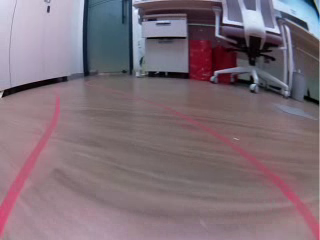
#> input picture frame 19 of car_video.avi, 320 x 240 px
$ python jd_6_cv_lane_simulator_pc.py
#> lines starting #> are read from the running program, lines starting #| are printed output that depends on the picture; after the words box and inside, x2 and y2 are one past the last pixel; in counts of white or black regions, pixels touching at a corner belong together
### jd_opencv_lane_detect.py
import cv2
import numpy as np
import logging
import math
import datetime
import sys

show_image = False

# Black tape detector tuning for the 320x240 Pi camera image.  Ratios are
# used for geometry/area checks so the detector still behaves sensibly if a
# different resolution is delivered.
BLACK_VALUE_MAX = 110
ROI_TOP_RATIO = 0.5
MIN_COMPONENT_AREA_RATIO = 0.005
MAX_COMPONENT_AREA_RATIO = 0.14
MIN_COMPONENT_ELONGATION = 1.7
MIN_COMPONENT_THICKNESS_RATIO = 0.0125
MIN_VERTICAL_DIRECTION = 0.22
MIN_COMPONENT_BOTTOM_RATIO = 0.75
MIN_LANE_SEPARATION_RATIO = 0.12
EXPECTED_HALF_LANE_WIDTH_RATIO = 0.19


class JdOpencvLaneDetect(object):
    def __init__(self):
        self.curr_steering_angle = 90

    def get_lane(self, frame):
        show_image("orignal", frame)
        lane_lines, frame = detect_lane(frame)
        return lane_lines, frame

    def get_steering_angle(self, img_lane, lane_lines):
        if len(lane_lines) == 0:
            return 0, None
        new_steering_angle = compute_steering_angle(img_lane, lane_lines)
        self.curr_steering_angle = stabilize_steering_angle(self.curr_steering_angle, new_steering_angle, len(lane_lines))

        curr_heading_image = display_heading_line(img_lane, self.curr_steering_angle)
        show_image("heading", curr_heading_image)

        return self.curr_steering_angle, curr_heading_image

    # [7 lines left out: function get_raw_steering_angle, not called in this run]

############################
# Frame processing steps
############################
def detect_lane(frame):
    logging.debug('detecting lane lines...')
    black_mask = detect_black_mask(frame)
    show_image('black mask', black_mask)

    cropped_mask = region_of_interest(black_mask)
    show_image('black mask cropped', cropped_mask)

    edges = cv2.Canny(cropped_mask, 100, 200)
    show_image('edges', edges)

    # The course is bounded by two thick black tape lines.  Treat each tape
    # strip as an elongated connected component instead of looking only at
    # its Hough edges.  This also handles a nearly vertical boundary, which
    # the old slope calculation discarded when x1 == x2.
    lane_lines = detect_lane_components(frame, cropped_mask)
    lane_lines_image = display_lines(frame, lane_lines)
    show_image("lane lines images", lane_lines_image)

    return lane_lines, lane_lines_image

def detect_black_mask(frame):
    """Return a binary mask for black tape candidates."""
    hsv = cv2.cvtColor(frame, cv2.COLOR_BGR2HSV)
    show_image("hsv", hsv)
    lower_black = np.array([0, 0, 0])
    upper_black = np.array([180, 255, BLACK_VALUE_MAX])
    mask = cv2.inRange(hsv, lower_black, upper_black)

    # Join small compression/motion-blur gaps without growing thin floor
    # seams enough to pass the component filters below.
    kernel = cv2.getStructuringElement(cv2.MORPH_RECT, (5, 3))
    return cv2.morphologyEx(mask, cv2.MORPH_CLOSE, kernel)


def detect_lane_components(frame, cropped_mask):
    """Fit up to two lane-boundary lines to elongated black components."""
    height, width = cropped_mask.shape
    roi_area = width * int(height * (1 - ROI_TOP_RATIO))
    min_area = max(20, int(roi_area * MIN_COMPONENT_AREA_RATIO))
    max_area = int(roi_area * MAX_COMPONENT_AREA_RATIO)

    count, labels, stats, _ = cv2.connectedComponentsWithStats(
        cropped_mask, connectivity=8
    )
    candidates = []

    for label in range(1, count):
        x, y, component_width, component_height, area = stats[label]
        if area < min_area or area > max_area:
            continue
        if y + component_height < height * MIN_COMPONENT_BOTTOM_RATIO:
            continue

        ys, xs = np.where(labels == label)
        points = np.column_stack((xs, ys)).astype(np.float32)
        rect_width, rect_height = cv2.minAreaRect(points)[1]
        short_side = max(min(rect_width, rect_height), 1.0)
        elongation = max(rect_width, rect_height) / short_side

        vx, vy, x0, y0 = cv2.fitLine(
            points, cv2.DIST_L2, 0, 0.01, 0.01
        ).flatten()
        if elongation < MIN_COMPONENT_ELONGATION:
            continue
        if short_side < width * MIN_COMPONENT_THICKNESS_RATIO:
            # Floor-board seams are dark and long too, but much thinner than
            # the tape even after the small closing operation above.
            continue
        if abs(vy) < MIN_VERTICAL_DIRECTION:
            # A nearly horizontal strip means the car is looking across the
            # track; returning no steering target is safer than driving on.
            continue

        bottom_x = x0 + (height - y0) * vx / vy
        lookahead_y = int(height * ROI_TOP_RATIO)
        lookahead_x = x0 + (lookahead_y - y0) * vx / vy
        if not (-width <= bottom_x <= 2 * width):
            continue
        if not (-width <= lookahead_x <= 2 * width):
            continue

        score = float(area * elongation * abs(vy))
        candidates.append((score, float(bottom_x), float(lookahead_x)))

    # Prefer the strongest components and avoid returning two fragments of
    # the same tape strip as the two lane boundaries.
    candidates.sort(reverse=True)
    selected = []
    min_separation = width * MIN_LANE_SEPARATION_RATIO
    for candidate in candidates:
        if all(
            abs(candidate[2] - previous[2]) >= min_separation
            for previous in selected
        ):
            selected.append(candidate)
        if len(selected) == 2:
            break

    lane_lines = []
    for _, bottom_x, lookahead_x in selected:
        bottom_x = max(-width, min(2 * width, int(round(bottom_x))))
        lookahead_x = max(-width, min(2 * width, int(round(lookahead_x))))
        lane_lines.append(
            [[bottom_x, height, lookahead_x, lookahead_y]]
        )

    lane_lines.sort(key=lambda line: line[0][2])
    return lane_lines


# [9 lines left out: function detect_edges, not called in this run]

def region_of_interest(canny):
    height, width = canny.shape
    mask = np.zeros_like(canny)

    # only focus bottom half of the screen

    polygon = np.array([[
        (0, height * ROI_TOP_RATIO),
        (width, height * ROI_TOP_RATIO),
        (width, height),
        (0, height),
    ]], np.int32)
    cv2.fillPoly(mask, polygon, 255)
    show_image("mask", mask)
    masked_image = cv2.bitwise_and(canny, mask)
    return masked_image

# [65 lines left out: functions detect_line_segments, average_slope_intercept, not called in this run]


def compute_steering_angle(frame, lane_lines):
    """ Find the steering angle based on lane line coordinate
        We assume that camera is calibrated to point to dead center
    """
    if len(lane_lines) == 0:
        logging.info('No lane lines detected, do nothing')
        return -90

    height, width, _ = frame.shape
    camera_mid_offset_percent = 0.02
    camera_mid = int(width / 2 * (1 + camera_mid_offset_percent))
    if len(lane_lines) == 1:
        # This is a two-boundary track.  When only one tape strip is in the
        # camera, infer the lane centre using the expected half-width at the
        # look-ahead row instead of treating that boundary as a centreline.
        logging.debug('Only detected one lane boundary. %s' % lane_lines[0])
        _, _, boundary_x, _ = lane_lines[0][0]
        half_lane_width = width * EXPECTED_HALF_LANE_WIDTH_RATIO
        if boundary_x < camera_mid:
            lane_center = boundary_x + half_lane_width
        else:
            lane_center = boundary_x - half_lane_width
        x_offset = lane_center - camera_mid
    else:
        _, _, left_x2, _ = lane_lines[0][0]
        _, _, right_x2, _ = lane_lines[1][0]
        x_offset = (left_x2 + right_x2) / 2 - camera_mid

    # find the steering angle, which is angle between navigation direction to end of center line
    y_offset = int(height / 2)

    angle_to_mid_radian = math.atan(x_offset / y_offset)  # angle (in radian) to center vertical line
    angle_to_mid_deg = int(angle_to_mid_radian * 180.0 / math.pi)  # angle (in degrees) to center vertical line
    steering_angle = angle_to_mid_deg + 90  # this is the steering angle needed by picar front wheel

    logging.debug('new steering angle: %s' % steering_angle)
    return steering_angle


def stabilize_steering_angle(curr_steering_angle, new_steering_angle, num_of_lane_lines, max_angle_deviation_two_lines=5, max_angle_deviation_one_lane=1):
    """
    Using last steering angle to stabilize the steering angle
    This can be improved to use last N angles, etc
    if new angle is too different from current angle, only turn by max_angle_deviation degrees
    """
    if num_of_lane_lines == 2 :
        # if both lane lines detected, then we can deviate more
        max_angle_deviation = max_angle_deviation_two_lines
    else :
        # if only one lane detected, don't deviate too much
        max_angle_deviation = max_angle_deviation_one_lane

    angle_deviation = new_steering_angle - curr_steering_angle
    if abs(angle_deviation) > max_angle_deviation:
        stabilized_steering_angle = int(curr_steering_angle
                                        + max_angle_deviation * angle_deviation / abs(angle_deviation))
    else:
        stabilized_steering_angle = new_steering_angle
    logging.info('Proposed angle: %s, stabilized angle: %s' % (new_steering_angle, stabilized_steering_angle))
    return stabilized_steering_angle


"""
  Utility Functions
"""
def display_lines(frame, lines, line_color=(0, 255, 0), line_width=10):
    line_image = np.zeros_like(frame)
    if lines is not None:
        for line in lines:
            # np.array(...).flatten() normalizes both the (N,1,4) shape
            # (older OpenCV) and the (N,4) shape (OpenCV 5.x).
            x1, y1, x2, y2 = np.array(line).flatten()
            cv2.line(line_image, (int(x1), int(y1)), (int(x2), int(y2)), line_color, line_width)
    line_image = cv2.addWeighted(frame, 0.8, line_image, 1, 1)
    return line_image


def display_heading_line(frame, steering_angle, line_color=(0, 0, 255), line_width=5, ):
    heading_image = np.zeros_like(frame)
    height, width, _ = frame.shape

    # figure out the heading line from steering angle
    # heading line (x1,y1) is always center bottom of the screen
    # (x2, y2) requires a bit of trigonometry

    # Note: the steering angle of:
    # 0-89 degree: turn left
    # 90 degree: going straight
    # 91-180 degree: turn right
    steering_angle_radian = steering_angle / 180.0 * math.pi
    x1 = int(width / 2)
    y1 = height
    x2 = int(x1 - height / 2 / math.tan(steering_angle_radian))
    y2 = int(height / 2)

    cv2.line(heading_image, (x1, y1), (x2, y2), line_color, line_width)
    heading_image = cv2.addWeighted(frame, 0.8, heading_image, 1, 1)

    return heading_image


def length_of_line_segment(line):
    x1, y1, x2, y2 = line
    return math.sqrt((x2 - x1) ** 2 + (y2 - y1) ** 2)


def show_image(title, frame, show=show_image):
    if show:
        cv2.imshow(title, frame)


# [10 lines left out: function make_points, not called in this run]

### jd_6_cv_lane_simulator_pc.py
'''
1. importing necessary modules
'''
import cv2
import os
from jd_opencv_lane_detect import JdOpencvLaneDetect

'''
2. Creating object from classes
  1) Servo handling object from ServoKit class
  2) OpenCV lane detecting object from JdOpencvLaneDetect class
  3) DC motor handling object form JdCarMotorL9110 class
'''

cv_detector = JdOpencvLaneDetect()


'''
3. Creating camera object and setting resolution of camera image
cv2.VideoCapture() function create camera object.
'''
# Camera object: reading image from camera
cap = cv2.VideoCapture('car_video.avi')
# Setting camera resolution as 320x240
cap.set(3, 320)
cap.set(4, 240)

'''
4. Creating data folder, if not exist
Video file that come from OpenCV driving is saved here.
'''
# Find ./data folder for labeling data
try:
    if not os.path.exists('./data'):
        os.makedirs('./data')
except OSError:
    print("failed to make ./data folder")

'''
5. Creating video recording object
In this first step, we record deepThinkCar driving as AVI video file.
To do this we have to use cv2.VideoWrite_forcc() and cv2.Video_writer()
For more info, refer OpenCV tutorial.
'''
# [6 lines of commented-out code are left out]

'''
6. Preparing deepThinkCar starting.
Before start driving, we need to adjust servo offset(wheel calibraton)
and wheel control while motor stop.
It will prevents mis-driving of deepThinkCar.
'''
# Servo offset. You can get offset from calibration.py
#servo_offset = 1
#servo.servo[0].angle = 90 + servo_offset

# Prepare real starting
for i in range(30):
    ret, img_org = cap.read()
    if ret:
        lanes, img_lane = cv_detector.get_lane(img_org)
        angle, img_angle = cv_detector.get_steering_angle(img_lane, lanes)
        if img_angle is None:
            print("can't find lane...")
            pass
        else:
            print(angle)
            #servo.servo[0].angle = angle + servo_offset
    else:
        pass
#> this loop made 30 passes
#> angle on passes 2 to 7: 0, 0, 0, 0, 0, 0
#| 89
#| 88
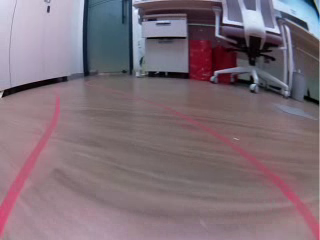
#> input picture frame 19 of car_video.avi, 320 x 240 px
#> pass 1, in detect_black_mask, `mask = cv2.inRange(hsv, lower_black, upper_black)`:
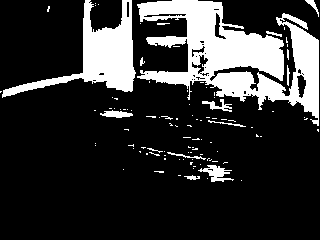
#> mask: shape (240, 320); 20% white; 101 white regions (87 under 20 px), largest, box (x1, y1, x2, y2) and area: (137, 0, 319, 126) 10132, (2, 0, 136, 98) 3890, (198, 165, 234, 182) 276
#> pass 1, in detect_lane, `black_mask = detect_black_mask(frame)`:
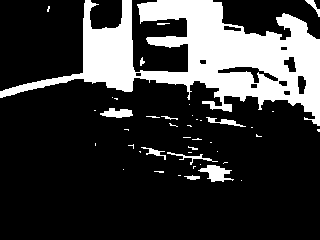
#> black_mask: shape (240, 320); 22.1% white; 43 white regions (32 under 20 px), largest, box (x1, y1, x2, y2) and area: (0, 0, 320, 126) 15654, (198, 165, 234, 182) 318, (100, 108, 133, 118) 220
#> pass 1, in region_of_interest, `masked_image = cv2.bitwise_and(canny, mask)`:
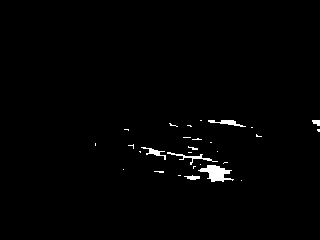
#> masked_image: shape (240, 320); 1.1% white; 29 white regions (23 under 20 px), largest, box (x1, y1, x2, y2) and area: (198, 165, 234, 182) 318, (167, 152, 218, 165) 130, (208, 120, 246, 127) 111, (141, 147, 166, 160) 95, (184, 175, 200, 180) 49, (312, 120, 320, 126) 36
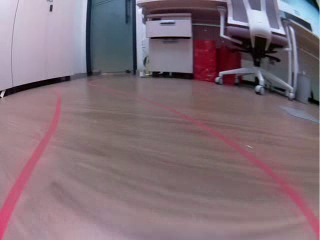
#> input picture frame 20 of car_video.avi, 320 x 240 px
#> after the loop:
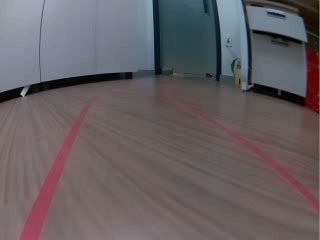
#> img_lane: shape (240, 320, 3); mean B, G, R 99.3, 95.6, 102.5
#> after the loop:
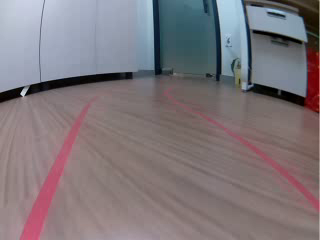
#> img_org: shape (240, 320, 3); mean B, G, R 122.9, 118.3, 126.9
        #print("camera error")
'''
7. Starting motor before real driving
'''
# Start motor
#motor.motor_move_forward(30)

'''
8. Perform real driving
In this part, we perform real OpenCV lane detecting driving.
When you press 'q' key, it stp deepThinkCar.
While on driving, driving is recorded.
'''
# real driving routine
while True:
    ret, img_org = cap.read()
    if ret:
        # camera image writing
        #video_orig.write(img_org)
        # Find lane angle
        lanes, img_lane = cv_detector.get_lane(img_org)
        angle, img_angle = cv_detector.get_steering_angle(img_lane, lanes)
        if img_angle is None:
            print("can't find lane...")
            pass
        else:
            cv2.imshow('lane', img_angle)
            print(angle)
            #servo.servo[0].angle = angle + servo_offset
        if cv2.waitKey(1) & 0xFF == ord('q'):
            break
    else:
        pass
        #print("cap error")
'''
9. Finishing the driving
Releasing occupied resources
'''
#motor.motor_stop()
cap.release()
#video_orig.release()
cv2.destroyAllWindows()

$ run again, starting later in the video
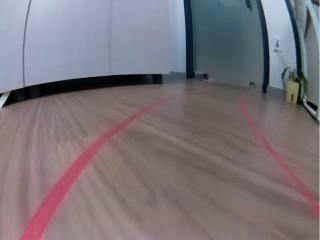
#> input picture frame 85 of car_video.avi, 320 x 240 px
#> the loop `for i in range(30):` made 30 passes
#> (printed output is left out)
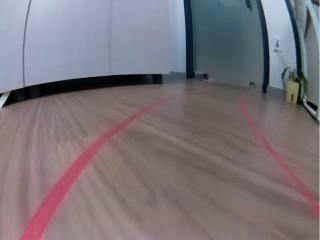
#> input picture frame 85 of car_video.avi, 320 x 240 px
#> pass 1, in detect_black_mask, `mask = cv2.inRange(hsv, lower_black, upper_black)`:
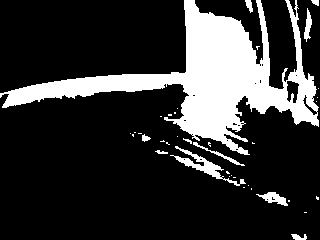
#> mask: shape (240, 320); 20.3% white; 38 white regions (27 under 20 px), largest, box (x1, y1, x2, y2) and area: (0, 0, 319, 155) 14139, (170, 146, 246, 186) 564, (256, 192, 288, 206) 209
#> after the loop `for i in range(30):`:
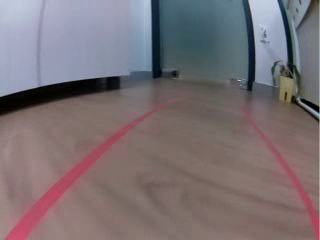
#> img_org: shape (240, 320, 3); mean B, G, R 116.6, 112.1, 122.2

$ run again, starting later in the video
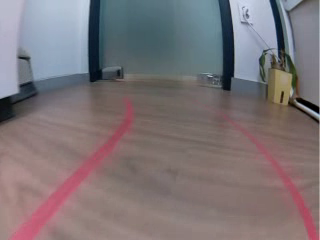
#> input picture frame 152 of car_video.avi, 320 x 240 px
#> the loop `for i in range(30):` made 30 passes
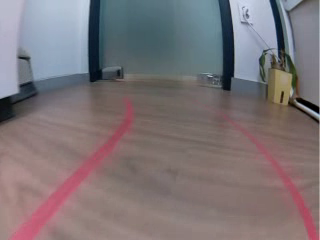
#> input picture frame 152 of car_video.avi, 320 x 240 px
#> pass 1, in detect_black_mask, `mask = cv2.inRange(hsv, lower_black, upper_black)`:
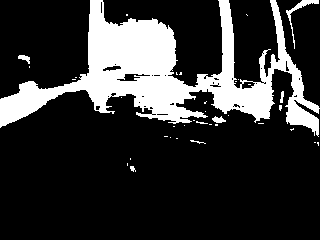
#> mask: shape (240, 320); 20.1% white; 37 white regions (30 under 20 px), largest, box (x1, y1, x2, y2) and area: (0, 0, 320, 137) 14951, (286, 0, 319, 49) 203, (212, 116, 226, 123) 62
#> after the loop `for i in range(30):`:
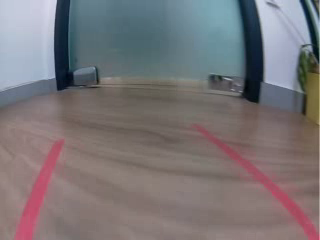
#> img_org: shape (240, 320, 3); mean B, G, R 119.1, 116.3, 121.7
